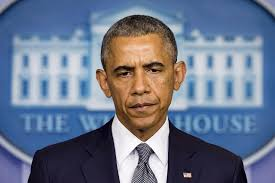
#> input picture ImagesObama/1.1.jpg, 275 x 183 px
$ python create_dataset_with_folder_images.py
#> lines starting #> are read from the running program, lines starting #| are printed output that depends on the picture
import numpy as np
import cv2
import os
floderFile=raw_input('\n enter folder of user end press <return> ==>  ')
#> the answer given: ImagesObama
countImage = 0
IDUser=raw_input('\n enter IDUser end press <return> ==>  ')

if not os.path.exists(floderFile):
    print("There is no directory name like this")
else:
	path = str(floderFile)
	faceDetector=cv2.CascadeClassifier('haarcascade_frontalface_default.xml')
	imagePaths=[os.path.join(path,f) for f in os.listdir(path)]
	for imagePath in imagePaths:
		img = cv2.imread(imagePath)
#> img is the input picture: shape (183, 275, 3); mean B, G, R 140.6, 119, 108.2
		gray = cv2.cvtColor(img, cv2.COLOR_BGR2GRAY)
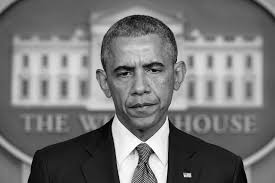
#> gray: shape (183, 275); min 0, max 255, mean 118.2
		faces = faceDetector.detectMultiScale(gray, 1.3, 5)
#> faces = [[99, 39, 82, 82]]
		for (x,y,w,h) in faces:
			cv2.rectangle(img, (x,y), (x+w,y+h), (255,0,0), 2)
			cv2.imshow('Frame',img)
			cv2.imwrite("dataSet/User."+str(IDUser) +'.'+ str(countImage) + ".jpg", gray[y:y+h,x:x+w])
			if cv2.waitKey(100) & 0xFF == ord('q'):
				break
#> this loop made 1 pass; (key q is pressed on pass 1)
#> pass 1, `cv2.imshow('Frame',img)`:
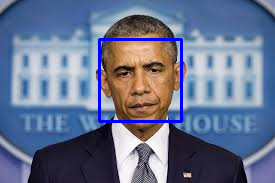
#> window 'Frame': shape (183, 275, 3); mean B, G, R 143, 116.3, 105.2
#> pass 1, `cv2.imwrite("dataSet/User."+str(IDUser) +'.'+ str(countImage) + ".jpg"..`:
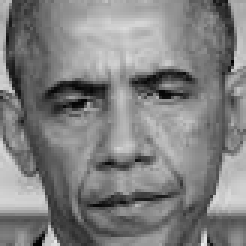
#> saved as User..0.jpg: shape (82, 82) (shown 3 times larger); min 0, max 234, mean 127.9
		countImage+=1
#> pass 2 of the loop `for imagePath in imagePaths:`:
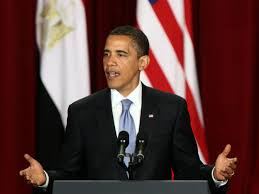
#> input picture ImagesObama/1.10.jpg, 259 x 194 px
#> img is the input picture: shape (194, 259, 3); mean B, G, R 53.4, 55.9, 89
#> `gray = cv2.cvtColor(img, cv2.COLOR_BGR2GRAY)`:
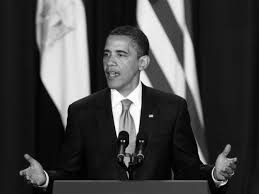
#> gray: shape (194, 259); min 0, max 255, mean 65.5
#> faces = [[91, 36, 49, 49]]
#> the loop `for (x,y,w,h) in faces:` made 1 pass; (key Esc is pressed on pass 1)
#> pass 1, `cv2.imwrite("dataSet/User."+str(IDUser) +'.'+ str(countImage) + ".jpg"..`:
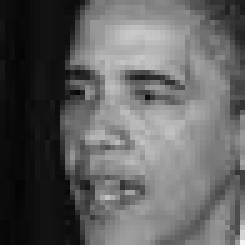
#> saved as User..1.jpg: shape (49, 49) (shown 5 times larger); min 4, max 243, mean 95.9
cv2.waitKey()
cv2.destroyAllWindows()
